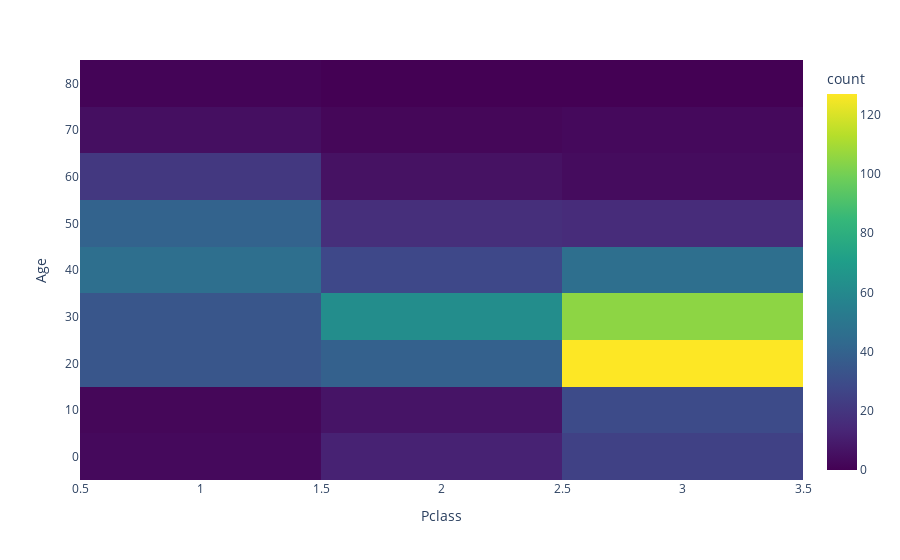

The code cell stored with this chart in its notebook:
### Code cell
px.density_heatmap(train_df,x = 'Pclass',y = 'Age',color_continuous_scale='Viridis')

### Figure 1 — Plotly figure (JSON) as saved in the notebook; plotly's stock layout.template omitted (floating-point values rounded to 4 significant figures; data arrays with more than 128 entries replaced by an {"elided": "..."} marker saying what was removed)
{"data": [{"coloraxis": "coloraxis", "hovertemplate": "Pclass=%{x}<br>Age=%{y}<br>count=%{z}<extra></extra>", "name": "", "type": "histogram2d", "x": {"elided": "891 int values"}, "xaxis": "x", "xbingroup": "x", "y": {"elided": "891 float values"}, "yaxis": "y", "ybingroup": "y"}], "layout": {"coloraxis": {"colorbar": {"title": {"text": "count"}}, "colorscale": [[0.0, "#440154"], [0.1111, "#482878"], [0.2222, "#3e4989"], [0.3333, "#31688e"], [0.4444, "#26828e"], [0.5556, "#1f9e89"], [0.6667, "#35b779"], [0.7778, "#6ece58"], [0.8889, "#b5de2b"], [1.0, "#fde725"]]}, "legend": {"tracegroupgap": 0}, "margin": {"t": 60}, "xaxis": {"anchor": "y", "domain": [0.0, 1.0], "title": {"text": "Pclass"}}, "yaxis": {"anchor": "x", "domain": [0.0, 1.0], "title": {"text": "Age"}}}}
